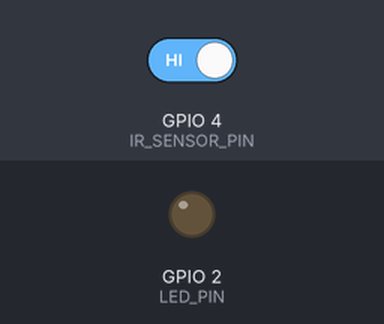
Simulated run of this sketch. Board: ESP8266 (NodeMCU). Parts: output pins drawn as LEDs (lit = HIGH). The test bench sets the inputs (shaded band); at power-on: GPIO 4 (IR_SENSOR_PIN) HIGH. WiFi joins after 1.5 s; servers stay silent unless stated; not simulated (calls return 0 or success): arduino_secrets.h; what the sketch prints to the serial monitor is not drawn.

Above: at 2.7 s.
2.8 s: GPIO 4 (IR_SENSOR_PIN) driven LOW
At 5.1 s:
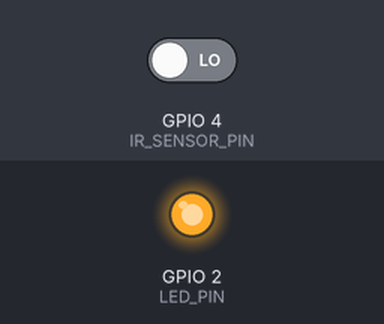
5.4 s: GPIO 4 (IR_SENSOR_PIN) driven HIGH
At 7.0 s:
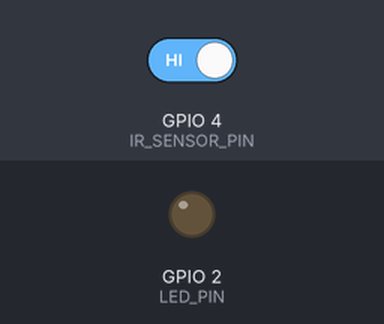
Timing chart, 0 to 8.5 s (numbered marks = the images above; inputs shaded):
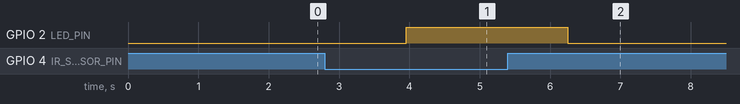

Measured:
- after the input at 2.8 s, GPIO 2 (LED_PIN): LOW → HIGH after 1.2 s
- after the input at 5.4 s, GPIO 2 (LED_PIN): HIGH → LOW after 0.85 s

The sketch:

VIBE_SINK_WITH_SMOKE_ALARM.ino
```cpp
#include "arduino_secrets.h"

// Libraries for ESP8266 WiFi and Firebase
#include <ESP8266WiFi.h>
#include <FirebaseESP8266.h>

// Define WiFi credentials
#define wifi_name "chinna"
#define wifi_password "chinna123"

// Define Firebase credentials
#define firebase_url "https://home-c00e6-default-rtdb.firebaseio.com/"
#define firebase_secretkey "XAZcHm12lnOTCny3UkSIo4f1T67E1BmYBACekASW"

// Pin for the IR sensor and LED
#define IR_SENSOR_PIN 4  // Define IR sensor pin
#define LED_PIN 2        // Define LED pin

// Create FirebaseData object
FirebaseData firebasedata;

// Setup WiFi and Firebase
void setup() {
  Serial.begin(115200);

  // Pin configurations
  pinMode(LED_PIN, OUTPUT);
  pinMode(IR_SENSOR_PIN, INPUT);

  // Connect to WiFi
  WiFi.begin(wifi_name, wifi_password);
  Serial.print("Connecting to WiFi...");
  while (WiFi.status() != WL_CONNECTED) {
    delay(500);
    Serial.print(".");
  }
  Serial.println("Connected to WiFi");

  // Initialize Firebase
  Firebase.begin(firebase_url, firebase_secretkey);
}

// Main loop
void loop() {
  // Read the state of the IR sensor
  int sensorState = digitalRead(IR_SENSOR_PIN);  // 1 if detected, 0 if not

  // Send data to Firebase based on the sensor state
  if (sensorState == LOW) {
    // If sensor detects something, send 1 to Firebase
    if (Firebase.setInt(firebasedata, "/sensor/state", 3)) {
      Serial.println("Sensor detected: 1 sent to Firebase");
      digitalWrite(LED_PIN, HIGH); // Turn on LED if detected
    }
  } else {
    // If no detection, send 0 to Firebase
    if (Firebase.setInt(firebasedata, "/sensor/state", 0)) {
      Serial.println("No detection: 0 sent to Firebase");
      digitalWrite(LED_PIN, LOW);  // Turn off LED if not detected
    }
  }
  delay(1000); // Wait 1 second before checking again
}
```
